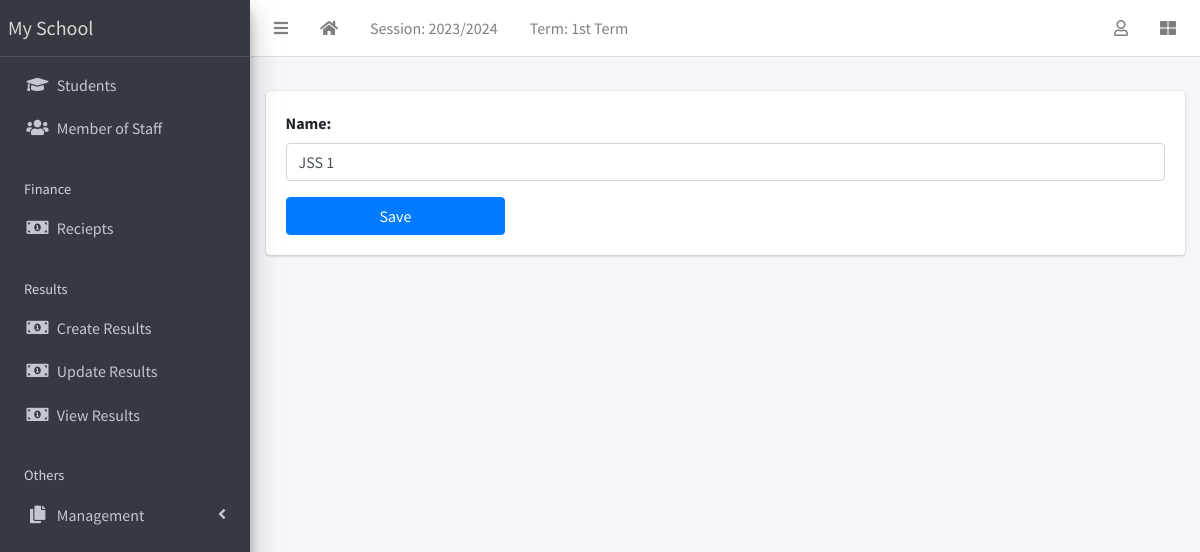
Before: /class/1/update/ (signed in) with the older database file.
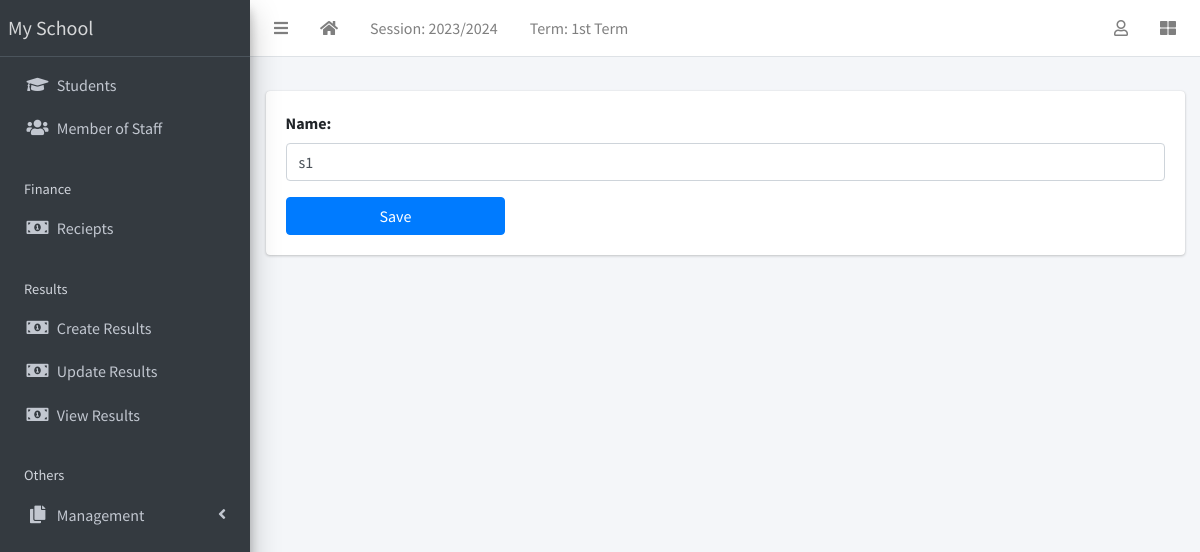
After: the same page with the newer database file.
### apps/corecode/models.py (models this page shows, shortened)
class StudentClass(models.Model):
    name = models.CharField(max_length=200, unique=True)
    class Meta:
        verbose_name = "Class"
        verbose_name_plural = "Classes"
        ordering = ["name"]

### apps/corecode/views.py (the view)
# urls.py: path("class/<int:pk>/update/", ClassUpdateView.as_view(), name="class-update"),
class ClassUpdateView(LoginRequiredMixin, SuccessMessageMixin, UpdateView):
    model = StudentClass
    fields = ["name"]
    success_url = reverse_lazy("classes")
    success_message = "class successfully updated."
    template_name = "corecode/mgt_form.html"

### apps/corecode/context_processors.py (called while the page is built)
def site_defaults(request):
    current_session = AcademicSession.objects.get(current=True)
    current_term = AcademicTerm.objects.get(current=True)
    vals = SiteConfig.objects.all()
    contexts = {
        "current_session": current_session.name,
        "current_term": current_term.name,
    }
    for val in vals:
        contexts[val.key] = val.value
    return contexts

### apps/corecode/templates/corecode/mgt_form.html (shortened to what this page needs)
{% extends 'base.html' %}
{% load widget_tweaks %}
{% block content %}
  <div class="row">
    <div class="col-sm-12">
      <form method="POST">
        <div class="mb-3">
          {% for field in form %}
          <div class="form-group">
            {{ field.label_tag}}
            {{ field | add_class:"form-control" |add_error_class:"is-invalid" | attr:"required"}}
          </div>
          {% endfor %}
        </div>
        <input type="submit" value="Save" class="w-25 btn btn-primary">
      </form>
    </div>
  </div>
{% endblock content %}

Changed rows visible on the page:
changed StudentClass: name "JSS 1" → "s1"
